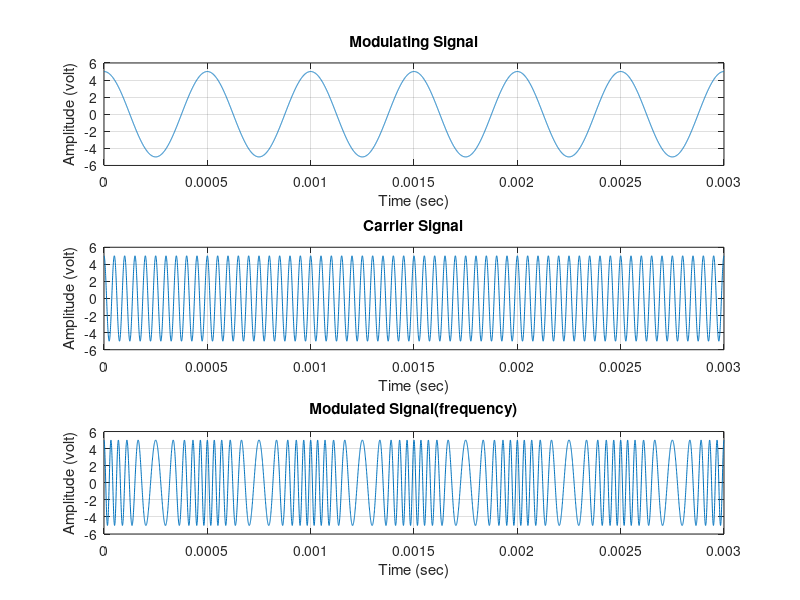

Reproduce this figure in MATLAB.
clc;
clear all;
close all; %closes other gui windows

Am=5;
fm=2000; %hz
tm=1/fm;
t=0:tm/1000:6*tm;
ym=Am*cos(2*pi*fm*t);
figure(1);
subplot(3,1,1); %3 plots in a graph
plot(t,ym),grid on;
title ("Modulating Signal");
xlabel("Time (sec)");
ylabel("Amplitude (volt)");

m=1; %let m=1
ac=Am/m;
fc=fm*10;
yc=ac*cos(2*pi*fc*t);

%figure(1);
subplot(3,1,2); %3 plots in a graph
plot(t,yc),grid on;
title ("Carrier Signal");
xlabel("Time (sec)");
ylabel("Amplitude (volt)");

y=ac*cos(2*pi*fc*t+Am*sin(2*pi*fm*t));
subplot(3,1,3); %3 plots in a graph
plot(t,y),grid on;
title ("Modulated Signal(frequency)");
xlabel("Time (sec)");
ylabel("Amplitude (volt)");


